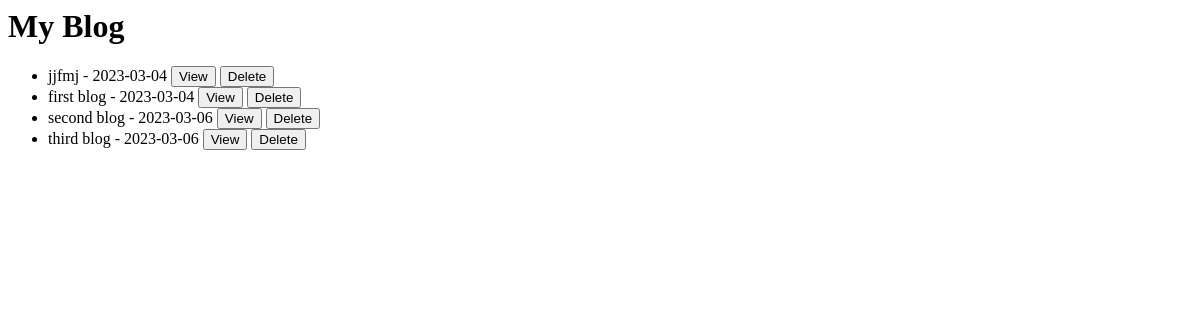
Page /details on the earlier database version.
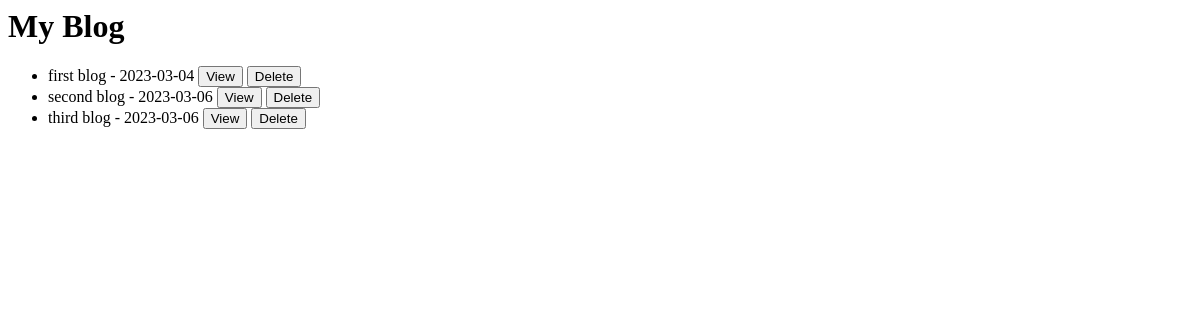
Same page on the later database version.
### models.py (models this page shows)
class BlogPost(db.Model):
    title = db.Column(db.String(100), primary_key=True)
    content = db.Column(db.Text, nullable=False)
    date_posted = db.Column(db.DateTime, nullable=False, default=datetime.utcnow)

### views.py (the view)
def details():
    posts = BlogPost.query.all()
    return render_template('details.html', posts=posts)

### templates/details.html
{% block content %}
  <h1>My Blog</h1>
  <ul>
    {% for post in posts %}
    <li>
      {{ post.title }} - {{ post.date_posted.strftime('%Y-%m-%d') }}
      <form action="{{ url_for('post', post_title=post.title) }}" method="GET" style="display: inline;">
        <button type="submit" class="btn btn-danger btn-sm">View</button>
      </form>
      <form action="{{ url_for('delete_post', post_title=post.title) }}" method="GET" style="display: inline;">
        <button type="submit" class="btn btn-danger btn-sm">Delete</button>
      </form>
    </li>
    {% endfor %}
  </ul>
{% endblock %}

Differences in the rows shown:
removed BlogPost: title "jjfmj", date_posted "2023-03-04"
